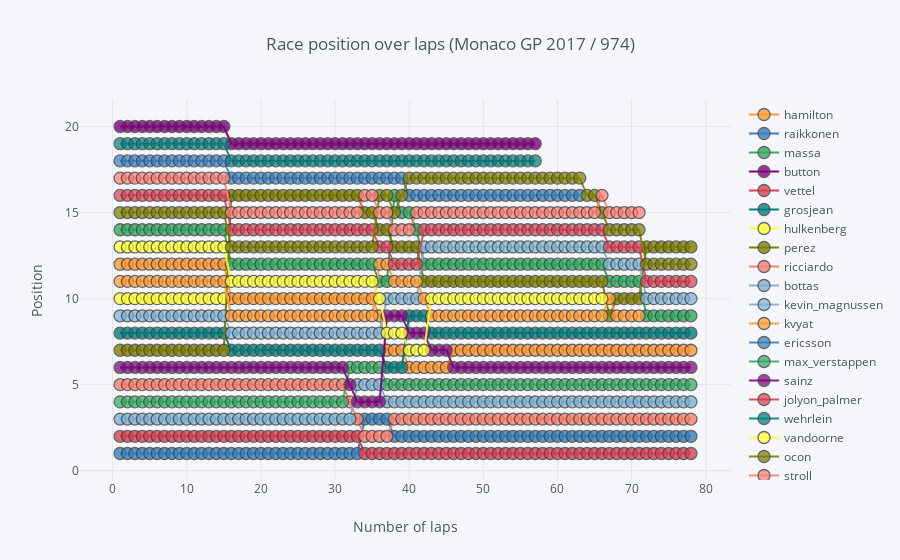

Notebook cell for this chart:
### Code cell
df.iplot(
    x='lap',
    y='position',
    categories='driverRef',
    xTitle="Number of laps",
    yTitle="Position",
    title="Race position over laps (Monaco GP 2017 / 974)",
    mode="lines+markers"
)

### Figure 1 — Plotly figure (JSON) as saved in the notebook; plotly's stock layout.template omitted (floating-point values rounded to 4 significant figures)
{"data": [{"marker": {"color": "rgba(255, 153, 51, 1.0)", "line": {"width": 1.3}, "opacity": 0.8, "size": 12, "symbol": "circle"}, "mode": "lines+markers", "name": "hamilton", "textfont": {"color": "#4D5663"}, "type": "scatter", "uid": "0e8eedb7-fa4b-44d5-845e-e5493b238a54", "x": [1, 2, 3, 4, 5, 6, 7, 8, 9, 10, 11, 12, 13, 14, 15, 16, 17, 18, 19, 20, 21, 22, 23, 24, 25, 26, 27, 28, 29, 30, 31, 32, 33, 34, 35, 36, 37, 38, 39, 40, 41, 42, 43, 44, 45, 46, 47, 48, 49, 50, 51, 52, 53, 54, 55, 56, 57, 58, 59, 60, 61, 62, 63, 64, 65, 66, 67, 68, 69, 70, 71, 72, 73, 74, 75, 76, 77, 78], "y": [12, 12, 12, 12, 12, 12, 12, 12, 12, 12, 12, 12, 12, 12, 12, 10, 10, 10, 10, 10, 10, 10, 10, 10, 10, 10, 10, 10, 10, 10, 10, 10, 10, 10, 10, 9, 7, 7, 7, 6, 6, 6, 6, 6, 6, 7, 7, 7, 7, 7, 7, 7, 7, 7, 7, 7, 7, 7, 7, 7, 7, 7, 7, 7, 7, 7, 7, 7, 7, 7, 7, 7, 7, 7, 7, 7, 7, 7]}, {"marker": {"color": "rgba(55, 128, 191, 1.0)", "line": {"width": 1.3}, "opacity": 0.8, "size": 12, "symbol": "circle"}, "mode": "lines+markers", "name": "raikkonen", "textfont": {"color": "#4D5663"}, "type": "scatter", "uid": "d0094161-5584-4dde-819c-00a66d2583e1", "x": [1, 2, 3, 4, 5, 6, 7, 8, 9, 10, 11, 12, 13, 14, 15, 16, 17, 18, 19, 20, 21, 22, 23, 24, 25, 26, 27, 28, 29, 30, 31, 32, 33, 34, 35, 36, 37, 38, 39, 40, 41, 42, 43, 44, 45, 46, 47, 48, 49, 50, 51, 52, 53, 54, 55, 56, 57, 58, 59, 60, 61, 62, 63, 64, 65, 66, 67, 68, 69, 70, 71, 72, 73, 74, 75, 76, 77, 78], "y": [1, 1, 1, 1, 1, 1, 1, 1, 1, 1, 1, 1, 1, 1, 1, 1, 1, 1, 1, 1, 1, 1, 1, 1, 1, 1, 1, 1, 1, 1, 1, 1, 1, 3, 3, 3, 3, 2, 2, 2, 2, 2, 2, 2, 2, 2, 2, 2, 2, 2, 2, 2, 2, 2, 2, 2, 2, 2, 2, 2, 2, 2, 2, 2, 2, 2, 2, 2, 2, 2, 2, 2, 2, 2, 2, 2, 2, 2]}, {"marker": {"color": "rgba(50, 171, 96, 1.0)", "line": {"width": 1.3}, "opacity": 0.8, "size": 12, "symbol": "circle"}, "mode": "lines+markers", "name": "massa", "textfont": {"color": "#4D5663"}, "type": "scatter", "uid": "8abb3976-fcf2-4716-9de5-d284e673b538", "x": [1, 2, 3, 4, 5, 6, 7, 8, 9, 10, 11, 12, 13, 14, 15, 16, 17, 18, 19, 20, 21, 22, 23, 24, 25, 26, 27, 28, 29, 30, 31, 32, 33, 34, 35, 36, 37, 38, 39, 40, 41, 42, 43, 44, 45, 46, 47, 48, 49, 50, 51, 52, 53, 54, 55, 56, 57, 58, 59, 60, 61, 62, 63, 64, 65, 66, 67, 68, 69, 70, 71, 72, 73, 74, 75, 76, 77, 78], "y": [14, 14, 14, 14, 14, 14, 14, 14, 14, 14, 14, 14, 14, 14, 14, 12, 12, 12, 12, 12, 12, 12, 12, 12, 12, 12, 12, 12, 12, 12, 12, 12, 12, 12, 12, 11, 11, 16, 15, 15, 14, 12, 12, 12, 12, 12, 12, 12, 12, 12, 12, 12, 12, 12, 12, 12, 12, 12, 12, 12, 12, 12, 12, 12, 12, 12, 11, 11, 11, 11, 11, 9, 9, 9, 9, 9, 9, 9]}, {"marker": {"color": "rgba(128, 0, 128, 1.0)", "line": {"width": 1.3}, "opacity": 0.8, "size": 12, "symbol": "circle"}, "mode": "lines+markers", "name": "button", "textfont": {"color": "#4D5663"}, "type": "scatter", "uid": "e375bba7-ce78-4871-b793-64884c93b603", "x": [1, 2, 3, 4, 5, 6, 7, 8, 9, 10, 11, 12, 13, 14, 15, 16, 17, 18, 19, 20, 21, 22, 23, 24, 25, 26, 27, 28, 29, 30, 31, 32, 33, 34, 35, 36, 37, 38, 39, 40, 41, 42, 43, 44, 45, 46, 47, 48, 49, 50, 51, 52, 53, 54, 55, 56, 57], "y": [20, 20, 20, 20, 20, 20, 20, 20, 20, 20, 20, 20, 20, 20, 20, 19, 19, 19, 19, 19, 19, 19, 19, 19, 19, 19, 19, 19, 19, 19, 19, 19, 19, 19, 19, 19, 19, 19, 19, 19, 19, 19, 19, 19, 19, 19, 19, 19, 19, 19, 19, 19, 19, 19, 19, 19, 19]}, {"marker": {"color": "rgba(219, 64, 82, 1.0)", "line": {"width": 1.3}, "opacity": 0.8, "size": 12, "symbol": "circle"}, "mode": "lines+markers", "name": "vettel", "textfont": {"color": "#4D5663"}, "type": "scatter", "uid": "cc745934-089e-4098-bda7-f84d90504c96", "x": [1, 2, 3, 4, 5, 6, 7, 8, 9, 10, 11, 12, 13, 14, 15, 16, 17, 18, 19, 20, 21, 22, 23, 24, 25, 26, 27, 28, 29, 30, 31, 32, 33, 34, 35, 36, 37, 38, 39, 40, 41, 42, 43, 44, 45, 46, 47, 48, 49, 50, 51, 52, 53, 54, 55, 56, 57, 58, 59, 60, 61, 62, 63, 64, 65, 66, 67, 68, 69, 70, 71, 72, 73, 74, 75, 76, 77, 78], "y": [2, 2, 2, 2, 2, 2, 2, 2, 2, 2, 2, 2, 2, 2, 2, 2, 2, 2, 2, 2, 2, 2, 2, 2, 2, 2, 2, 2, 2, 2, 2, 2, 2, 1, 1, 1, 1, 1, 1, 1, 1, 1, 1, 1, 1, 1, 1, 1, 1, 1, 1, 1, 1, 1, 1, 1, 1, 1, 1, 1, 1, 1, 1, 1, 1, 1, 1, 1, 1, 1, 1, 1, 1, 1, 1, 1, 1, 1]}, {"marker": {"color": "rgba(0, 128, 128, 1.0)", "line": {"width": 1.3}, "opacity": 0.8, "size": 12, "symbol": "circle"}, "mode": "lines+markers", "name": "grosjean", "textfont": {"color": "#4D5663"}, "type": "scatter", "uid": "64fdf1ce-7692-475b-9a36-c18078821fd7", "x": [1, 2, 3, 4, 5, 6, 7, 8, 9, 10, 11, 12, 13, 14, 15, 16, 17, 18, 19, 20, 21, 22, 23, 24, 25, 26, 27, 28, 29, 30, 31, 32, 33, 34, 35, 36, 37, 38, 39, 40, 41, 42, 43, 44, 45, 46, 47, 48, 49, 50, 51, 52, 53, 54, 55, 56, 57, 58, 59, 60, 61, 62, 63, 64, 65, 66, 67, 68, 69, 70, 71, 72, 73, 74, 75, 76, 77, 78], "y": [8, 8, 8, 8, 8, 8, 8, 8, 8, 8, 8, 8, 8, 8, 8, 7, 7, 7, 7, 7, 7, 7, 7, 7, 7, 7, 7, 7, 7, 7, 7, 7, 7, 7, 7, 7, 6, 6, 6, 9, 9, 9, 8, 8, 8, 8, 8, 8, 8, 8, 8, 8, 8, 8, 8, 8, 8, 8, 8, 8, 8, 8, 8, 8, 8, 8, 8, 8, 8, 8, 8, 8, 8, 8, 8, 8, 8, 8]}, {"marker": {"color": "rgba(255, 255, 51, 1.0)", "line": {"width": 1.3}, "opacity": 0.8, "size": 12, "symbol": "circle"}, "mode": "lines+markers", "name": "hulkenberg", "textfont": {"color": "#4D5663"}, "type": "scatter", "uid": "66b71a8a-7f00-49d0-8804-d614a593df82", "x": [1, 2, 3, 4, 5, 6, 7, 8, 9, 10, 11, 12, 13, 14, 15], "y": [10, 10, 10, 10, 10, 10, 10, 10, 10, 10, 10, 10, 10, 10, 10]}, {"marker": {"color": "rgba(128, 128, 0, 1.0)", "line": {"width": 1.3}, "opacity": 0.8, "size": 12, "symbol": "circle"}, "mode": "lines+markers", "name": "perez", "textfont": {"color": "#4D5663"}, "type": "scatter", "uid": "892667e7-b0da-4510-9d81-bc2a57e08915", "x": [1, 2, 3, 4, 5, 6, 7, 8, 9, 10, 11, 12, 13, 14, 15, 16, 17, 18, 19, 20, 21, 22, 23, 24, 25, 26, 27, 28, 29, 30, 31, 32, 33, 34, 35, 36, 37, 38, 39, 40, 41, 42, 43, 44, 45, 46, 47, 48, 49, 50, 51, 52, 53, 54, 55, 56, 57, 58, 59, 60, 61, 62, 63, 64, 65, 66, 67, 68, 69, 70, 71, 72, 73, 74, 75, 76, 77, 78], "y": [7, 7, 7, 7, 7, 7, 7, 7, 7, 7, 7, 7, 7, 7, 7, 16, 16, 16, 16, 16, 16, 16, 16, 16, 16, 16, 16, 16, 16, 16, 16, 16, 16, 15, 15, 14, 14, 13, 13, 13, 13, 11, 11, 11, 11, 11, 11, 11, 11, 11, 11, 11, 11, 11, 11, 11, 11, 11, 11, 11, 11, 11, 11, 11, 11, 11, 9, 10, 10, 10, 10, 13, 13, 13, 13, 13, 13, 13]}, {"marker": {"color": "rgba(251, 128, 114, 1.0)", "line": {"width": 1.3}, "opacity": 0.8, "size": 12, "symbol": "circle"}, "mode": "lines+markers", "name": "ricciardo", "textfont": {"color": "#4D5663"}, "type": "scatter", "uid": "907cd3ac-c6b4-4ef2-b929-649df5ef982b", "x": [1, 2, 3, 4, 5, 6, 7, 8, 9, 10, 11, 12, 13, 14, 15, 16, 17, 18, 19, 20, 21, 22, 23, 24, 25, 26, 27, 28, 29, 30, 31, 32, 33, 34, 35, 36, 37, 38, 39, 40, 41, 42, 43, 44, 45, 46, 47, 48, 49, 50, 51, 52, 53, 54, 55, 56, 57, 58, 59, 60, 61, 62, 63, 64, 65, 66, 67, 68, 69, 70, 71, 72, 73, 74, 75, 76, 77, 78], "y": [5, 5, 5, 5, 5, 5, 5, 5, 5, 5, 5, 5, 5, 5, 5, 5, 5, 5, 5, 5, 5, 5, 5, 5, 5, 5, 5, 5, 5, 5, 5, 4, 3, 2, 2, 2, 2, 3, 3, 3, 3, 3, 3, 3, 3, 3, 3, 3, 3, 3, 3, 3, 3, 3, 3, 3, 3, 3, 3, 3, 3, 3, 3, 3, 3, 3, 3, 3, 3, 3, 3, 3, 3, 3, 3, 3, 3, 3]}, {"marker": {"color": "rgba(128, 177, 211, 1.0)", "line": {"width": 1.3}, "opacity": 0.8, "size": 12, "symbol": "circle"}, "mode": "lines+markers", "name": "bottas", "textfont": {"color": "#4D5663"}, "type": "scatter", "uid": "b57d1e72-a9a2-4133-a599-364a04ba215a", "x": [1, 2, 3, 4, 5, 6, 7, 8, 9, 10, 11, 12, 13, 14, 15, 16, 17, 18, 19, 20, 21, 22, 23, 24, 25, 26, 27, 28, 29, 30, 31, 32, 33, 34, 35, 36, 37, 38, 39, 40, 41, 42, 43, 44, 45, 46, 47, 48, 49, 50, 51, 52, 53, 54, 55, 56, 57, 58, 59, 60, 61, 62, 63, 64, 65, 66, 67, 68, 69, 70, 71, 72, 73, 74, 75, 76, 77, 78], "y": [3, 3, 3, 3, 3, 3, 3, 3, 3, 3, 3, 3, 3, 3, 3, 3, 3, 3, 3, 3, 3, 3, 3, 3, 3, 3, 3, 3, 3, 3, 3, 3, 5, 5, 5, 5, 4, 4, 4, 4, 4, 4, 4, 4, 4, 4, 4, 4, 4, 4, 4, 4, 4, 4, 4, 4, 4, 4, 4, 4, 4, 4, 4, 4, 4, 4, 4, 4, 4, 4, 4, 4, 4, 4, 4, 4, 4, 4]}, {"marker": {"color": "rgba(128, 177, 211, 0.8999999999999999)", "line": {"width": 1.3}, "opacity": 0.8, "size": 12, "symbol": "circle"}, "mode": "lines+markers", "name": "kevin_magnussen", "textfont": {"color": "#4D5663"}, "type": "scatter", "uid": "a1a15a68-e64e-4924-a6ed-e061a5a11469", "x": [1, 2, 3, 4, 5, 6, 7, 8, 9, 10, 11, 12, 13, 14, 15, 16, 17, 18, 19, 20, 21, 22, 23, 24, 25, 26, 27, 28, 29, 30, 31, 32, 33, 34, 35, 36, 37, 38, 39, 40, 41, 42, 43, 44, 45, 46, 47, 48, 49, 50, 51, 52, 53, 54, 55, 56, 57, 58, 59, 60, 61, 62, 63, 64, 65, 66, 67, 68, 69, 70, 71, 72, 73, 74, 75, 76, 77, 78], "y": [9, 9, 9, 9, 9, 9, 9, 9, 9, 9, 9, 9, 9, 9, 9, 8, 8, 8, 8, 8, 8, 8, 8, 8, 8, 8, 8, 8, 8, 8, 8, 8, 8, 8, 8, 8, 10, 10, 10, 10, 10, 13, 13, 13, 13, 13, 13, 13, 13, 13, 13, 13, 13, 13, 13, 13, 13, 13, 13, 13, 13, 13, 13, 13, 13, 13, 12, 12, 12, 12, 12, 10, 10, 10, 10, 10, 10, 10]}, {"marker": {"color": "rgba(255, 153, 51, 0.8999999999999999)", "line": {"width": 1.3}, "opacity": 0.8, "size": 12, "symbol": "circle"}, "mode": "lines+markers", "name": "kvyat", "textfont": {"color": "#4D5663"}, "type": "scatter", "uid": "5a56b990-862a-456e-83a8-e20eae4416c0", "x": [1, 2, 3, 4, 5, 6, 7, 8, 9, 10, 11, 12, 13, 14, 15, 16, 17, 18, 19, 20, 21, 22, 23, 24, 25, 26, 27, 28, 29, 30, 31, 32, 33, 34, 35, 36, 37, 38, 39, 40, 41, 42, 43, 44, 45, 46, 47, 48, 49, 50, 51, 52, 53, 54, 55, 56, 57, 58, 59, 60, 61, 62, 63, 64, 65, 66, 67, 68, 69, 70, 71], "y": [11, 11, 11, 11, 11, 11, 11, 11, 11, 11, 11, 11, 11, 11, 11, 9, 9, 9, 9, 9, 9, 9, 9, 9, 9, 9, 9, 9, 9, 9, 9, 9, 9, 9, 9, 12, 12, 11, 11, 11, 11, 10, 9, 9, 9, 9, 9, 9, 9, 9, 9, 9, 9, 9, 9, 9, 9, 9, 9, 9, 9, 9, 9, 9, 9, 9, 10, 9, 9, 9, 9]}, {"marker": {"color": "rgba(55, 128, 191, 0.8999999999999999)", "line": {"width": 1.3}, "opacity": 0.8, "size": 12, "symbol": "circle"}, "mode": "lines+markers", "name": "ericsson", "textfont": {"color": "#4D5663"}, "type": "scatter", "uid": "f04218da-d6e1-4a7f-ad75-675790780d29", "x": [1, 2, 3, 4, 5, 6, 7, 8, 9, 10, 11, 12, 13, 14, 15, 16, 17, 18, 19, 20, 21, 22, 23, 24, 25, 26, 27, 28, 29, 30, 31, 32, 33, 34, 35, 36, 37, 38, 39, 40, 41, 42, 43, 44, 45, 46, 47, 48, 49, 50, 51, 52, 53, 54, 55, 56, 57, 58, 59, 60, 61, 62, 63], "y": [18, 18, 18, 18, 18, 18, 18, 18, 18, 18, 18, 18, 18, 18, 18, 17, 17, 17, 17, 17, 17, 17, 17, 17, 17, 17, 17, 17, 17, 17, 17, 17, 17, 17, 17, 17, 17, 17, 17, 16, 16, 16, 16, 16, 16, 16, 16, 16, 16, 16, 16, 16, 16, 16, 16, 16, 16, 16, 16, 16, 16, 16, 16]}, {"marker": {"color": "rgba(50, 171, 96, 0.8999999999999999)", "line": {"width": 1.3}, "opacity": 0.8, "size": 12, "symbol": "circle"}, "mode": "lines+markers", "name": "max_verstappen", "textfont": {"color": "#4D5663"}, "type": "scatter", "uid": "aef43019-8a44-41f3-b462-6dfd956c618d", "x": [1, 2, 3, 4, 5, 6, 7, 8, 9, 10, 11, 12, 13, 14, 15, 16, 17, 18, 19, 20, 21, 22, 23, 24, 25, 26, 27, 28, 29, 30, 31, 32, 33, 34, 35, 36, 37, 38, 39, 40, 41, 42, 43, 44, 45, 46, 47, 48, 49, 50, 51, 52, 53, 54, 55, 56, 57, 58, 59, 60, 61, 62, 63, 64, 65, 66, 67, 68, 69, 70, 71, 72, 73, 74, 75, 76, 77, 78], "y": [4, 4, 4, 4, 4, 4, 4, 4, 4, 4, 4, 4, 4, 4, 4, 4, 4, 4, 4, 4, 4, 4, 4, 4, 4, 4, 4, 4, 4, 4, 4, 6, 6, 6, 6, 6, 5, 5, 5, 5, 5, 5, 5, 5, 5, 5, 5, 5, 5, 5, 5, 5, 5, 5, 5, 5, 5, 5, 5, 5, 5, 5, 5, 5, 5, 5, 5, 5, 5, 5, 5, 5, 5, 5, 5, 5, 5, 5]}, {"marker": {"color": "rgba(128, 0, 128, 0.8999999999999999)", "line": {"width": 1.3}, "opacity": 0.8, "size": 12, "symbol": "circle"}, "mode": "lines+markers", "name": "sainz", "textfont": {"color": "#4D5663"}, "type": "scatter", "uid": "908b68ce-9131-4d7b-989e-62b2e7fef247", "x": [1, 2, 3, 4, 5, 6, 7, 8, 9, 10, 11, 12, 13, 14, 15, 16, 17, 18, 19, 20, 21, 22, 23, 24, 25, 26, 27, 28, 29, 30, 31, 32, 33, 34, 35, 36, 37, 38, 39, 40, 41, 42, 43, 44, 45, 46, 47, 48, 49, 50, 51, 52, 53, 54, 55, 56, 57, 58, 59, 60, 61, 62, 63, 64, 65, 66, 67, 68, 69, 70, 71, 72, 73, 74, 75, 76, 77, 78], "y": [6, 6, 6, 6, 6, 6, 6, 6, 6, 6, 6, 6, 6, 6, 6, 6, 6, 6, 6, 6, 6, 6, 6, 6, 6, 6, 6, 6, 6, 6, 6, 5, 4, 4, 4, 4, 9, 9, 9, 8, 8, 8, 7, 7, 7, 6, 6, 6, 6, 6, 6, 6, 6, 6, 6, 6, 6, 6, 6, 6, 6, 6, 6, 6, 6, 6, 6, 6, 6, 6, 6, 6, 6, 6, 6, 6, 6, 6]}, {"marker": {"color": "rgba(219, 64, 82, 0.8999999999999999)", "line": {"width": 1.3}, "opacity": 0.8, "size": 12, "symbol": "circle"}, "mode": "lines+markers", "name": "jolyon_palmer", "textfont": {"color": "#4D5663"}, "type": "scatter", "uid": "ca2b193a-93a4-4033-8d60-772b1d82357b", "x": [1, 2, 3, 4, 5, 6, 7, 8, 9, 10, 11, 12, 13, 14, 15, 16, 17, 18, 19, 20, 21, 22, 23, 24, 25, 26, 27, 28, 29, 30, 31, 32, 33, 34, 35, 36, 37, 38, 39, 40, 41, 42, 43, 44, 45, 46, 47, 48, 49, 50, 51, 52, 53, 54, 55, 56, 57, 58, 59, 60, 61, 62, 63, 64, 65, 66, 67, 68, 69, 70, 71, 72, 73, 74, 75, 76, 77, 78], "y": [16, 16, 16, 16, 16, 16, 16, 16, 16, 16, 16, 16, 16, 16, 16, 14, 14, 14, 14, 14, 14, 14, 14, 14, 14, 14, 14, 14, 14, 14, 14, 14, 14, 14, 14, 13, 13, 12, 12, 12, 12, 14, 14, 14, 14, 14, 14, 14, 14, 14, 14, 14, 14, 14, 14, 14, 14, 14, 14, 14, 14, 14, 14, 14, 14, 14, 13, 13, 13, 13, 13, 11, 11, 11, 11, 11, 11, 11]}, {"marker": {"color": "rgba(0, 128, 128, 0.8999999999999999)", "line": {"width": 1.3}, "opacity": 0.8, "size": 12, "symbol": "circle"}, "mode": "lines+markers", "name": "wehrlein", "textfont": {"color": "#4D5663"}, "type": "scatter", "uid": "d41ec01e-1845-40dc-8f77-8ee1d09a1faa", "x": [1, 2, 3, 4, 5, 6, 7, 8, 9, 10, 11, 12, 13, 14, 15, 16, 17, 18, 19, 20, 21, 22, 23, 24, 25, 26, 27, 28, 29, 30, 31, 32, 33, 34, 35, 36, 37, 38, 39, 40, 41, 42, 43, 44, 45, 46, 47, 48, 49, 50, 51, 52, 53, 54, 55, 56, 57], "y": [19, 19, 19, 19, 19, 19, 19, 19, 19, 19, 19, 19, 19, 19, 19, 18, 18, 18, 18, 18, 18, 18, 18, 18, 18, 18, 18, 18, 18, 18, 18, 18, 18, 18, 18, 18, 18, 18, 18, 18, 18, 18, 18, 18, 18, 18, 18, 18, 18, 18, 18, 18, 18, 18, 18, 18, 18]}, {"marker": {"color": "rgba(255, 255, 51, 0.8999999999999999)", "line": {"width": 1.3}, "opacity": 0.8, "size": 12, "symbol": "circle"}, "mode": "lines+markers", "name": "vandoorne", "textfont": {"color": "#4D5663"}, "type": "scatter", "uid": "44b9f2a5-32aa-49f6-812a-a954ed0849fe", "x": [1, 2, 3, 4, 5, 6, 7, 8, 9, 10, 11, 12, 13, 14, 15, 16, 17, 18, 19, 20, 21, 22, 23, 24, 25, 26, 27, 28, 29, 30, 31, 32, 33, 34, 35, 36, 37, 38, 39, 40, 41, 42, 43, 44, 45, 46, 47, 48, 49, 50, 51, 52, 53, 54, 55, 56, 57, 58, 59, 60, 61, 62, 63, 64, 65, 66], "y": [13, 13, 13, 13, 13, 13, 13, 13, 13, 13, 13, 13, 13, 13, 13, 11, 11, 11, 11, 11, 11, 11, 11, 11, 11, 11, 11, 11, 11, 11, 11, 11, 11, 11, 11, 10, 8, 8, 8, 7, 7, 7, 10, 10, 10, 10, 10, 10, 10, 10, 10, 10, 10, 10, 10, 10, 10, 10, 10, 10, 10, 10, 10, 10, 10, 10]}, {"marker": {"color": "rgba(128, 128, 0, 0.8999999999999999)", "line": {"width": 1.3}, "opacity": 0.8, "size": 12, "symbol": "circle"}, "mode": "lines+markers", "name": "ocon", "textfont": {"color": "#4D5663"}, "type": "scatter", "uid": "5f2e0ff2-be14-4110-a8fc-e0acd2fb1d00", "x": [1, 2, 3, 4, 5, 6, 7, 8, 9, 10, 11, 12, 13, 14, 15, 16, 17, 18, 19, 20, 21, 22, 23, 24, 25, 26, 27, 28, 29, 30, 31, 32, 33, 34, 35, 36, 37, 38, 39, 40, 41, 42, 43, 44, 45, 46, 47, 48, 49, 50, 51, 52, 53, 54, 55, 56, 57, 58, 59, 60, 61, 62, 63, 64, 65, 66, 67, 68, 69, 70, 71, 72, 73, 74, 75, 76, 77, 78], "y": [15, 15, 15, 15, 15, 15, 15, 15, 15, 15, 15, 15, 15, 15, 15, 13, 13, 13, 13, 13, 13, 13, 13, 13, 13, 13, 13, 13, 13, 13, 13, 13, 13, 13, 13, 16, 16, 15, 16, 17, 17, 17, 17, 17, 17, 17, 17, 17, 17, 17, 17, 17, 17, 17, 17, 17, 17, 17, 17, 17, 17, 17, 17, 16, 16, 15, 14, 14, 14, 14, 14, 12, 12, 12, 12, 12, 12, 12]}, {"marker": {"color": "rgba(251, 128, 114, 0.8999999999999999)", "line": {"width": 1.3}, "opacity": 0.8, "size": 12, "symbol": "circle"}, "mode": "lines+markers", "name": "stroll", "textfont": {"color": "#4D5663"}, "type": "scatter", "uid": "12549159-a196-49ff-86f8-65299e255cf1", "x": [1, 2, 3, 4, 5, 6, 7, 8, 9, 10, 11, 12, 13, 14, 15, 16, 17, 18, 19, 20, 21, 22, 23, 24, 25, 26, 27, 28, 29, 30, 31, 32, 33, 34, 35, 36, 37, 38, 39, 40, 41, 42, 43, 44, 45, 46, 47, 48, 49, 50, 51, 52, 53, 54, 55, 56, 57, 58, 59, 60, 61, 62, 63, 64, 65, 66, 67, 68, 69, 70, 71], "y": [17, 17, 17, 17, 17, 17, 17, 17, 17, 17, 17, 17, 17, 17, 17, 15, 15, 15, 15, 15, 15, 15, 15, 15, 15, 15, 15, 15, 15, 15, 15, 15, 15, 16, 16, 15, 15, 14, 14, 14, 15, 15, 15, 15, 15, 15, 15, 15, 15, 15, 15, 15, 15, 15, 15, 15, 15, 15, 15, 15, 15, 15, 15, 15, 15, 16, 15, 15, 15, 15, 15]}], "layout": {"legend": {"bgcolor": "#F5F6F9", "font": {"color": "#4D5663"}}, "paper_bgcolor": "#F5F6F9", "plot_bgcolor": "#F5F6F9", "title": {"font": {"color": "#4D5663"}, "text": "Race position over laps (Monaco GP 2017 / 974)"}, "xaxis": {"gridcolor": "#E1E5ED", "showgrid": true, "tickfont": {"color": "#4D5663"}, "title": {"font": {"color": "#4D5663"}, "text": "Number of laps"}, "zerolinecolor": "#E1E5ED"}, "yaxis": {"gridcolor": "#E1E5ED", "showgrid": true, "tickfont": {"color": "#4D5663"}, "title": {"font": {"color": "#4D5663"}, "text": "Position"}, "zerolinecolor": "#E1E5ED"}}}
